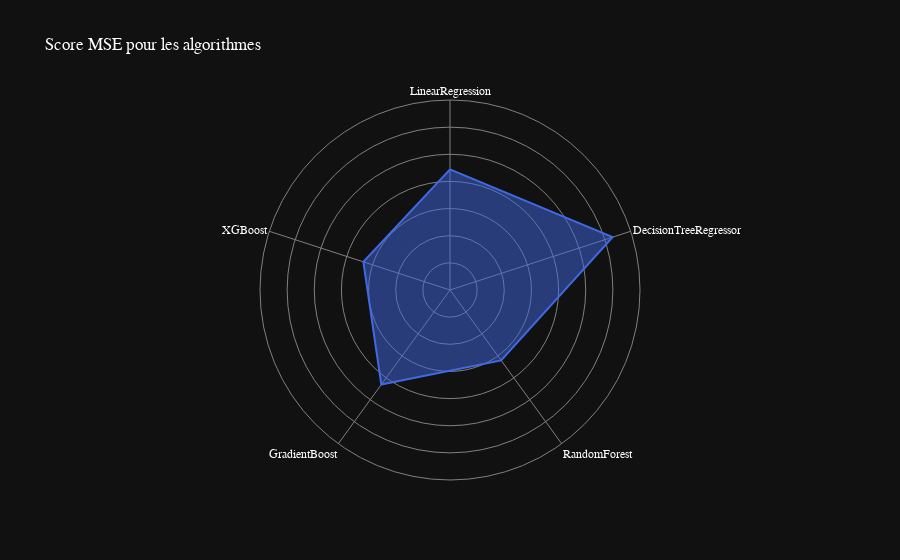

Source (notebook cell):
### Code cell
# affichage en spiderchart des scores MSE des algorithmes
df = pd.DataFrame(dict(
    r=[mse_linear/10e9, mse_tree/10e9, mse_random_forest/10e9, mse_gradient/10e9, mse_xgboost/10e9],
    theta=['LinearRegression','DecisionTreeRegressor','RandomForest',
           'GradientBoost', 'XGBoost']))

fig = px.line_polar(df, r='r', theta='theta',title="Score MSE pour les algorithmes", line_close=True, template='plotly_dark', color_discrete_sequence=['royalblue'])
fig.update_traces(fill='toself')
# change la police
fig.update_layout(
    font=dict(
        family="Optima",
        size=12,
        color="white"
    )
)
# Masquer la ligne représentant les valeurs de 0 à 5 sur l'axe radial
fig.update_layout(
    polar=dict(
        radialaxis=dict(
            showline=False, # masquer la ligne sur l'axe radial
            range=[0,1400], # plage maximale de l'axe radial
            showticklabels=False
        )
    )
)

fig.update_layout(
    polar=dict(
        radialaxis=dict(gridcolor='gray', linecolor='gray'),
        angularaxis=dict(gridcolor='gray', linecolor='gray')
    )
)
fig.show()

### Figure 1 — Plotly figure (JSON) as saved in the notebook; plotly's stock layout.template omitted (floating-point values rounded to 4 significant figures)
{"data": [{"fill": "toself", "hovertemplate": "r=%{r}<br>theta=%{theta}<extra></extra>", "legendgroup": "", "line": {"color": "royalblue", "dash": "solid"}, "marker": {"symbol": "circle"}, "mode": "lines", "name": "", "r": [889.3, 1260.0, 641.0, 861.2, 671.2, 889.3], "showlegend": false, "subplot": "polar", "theta": ["LinearRegression", "DecisionTreeRegressor", "RandomForest", "GradientBoost", "XGBoost", "LinearRegression"], "type": "scatterpolar"}], "layout": {"font": {"color": "white", "family": "Optima", "size": 12}, "legend": {"tracegroupgap": 0}, "polar": {"angularaxis": {"direction": "clockwise", "gridcolor": "gray", "linecolor": "gray", "rotation": 90}, "domain": {"x": [0, 1], "y": [0, 1]}, "radialaxis": {"gridcolor": "gray", "linecolor": "gray", "range": [0, 1400], "showline": false, "showticklabels": false}}, "title": {"text": "Score MSE pour les algorithmes"}}}
